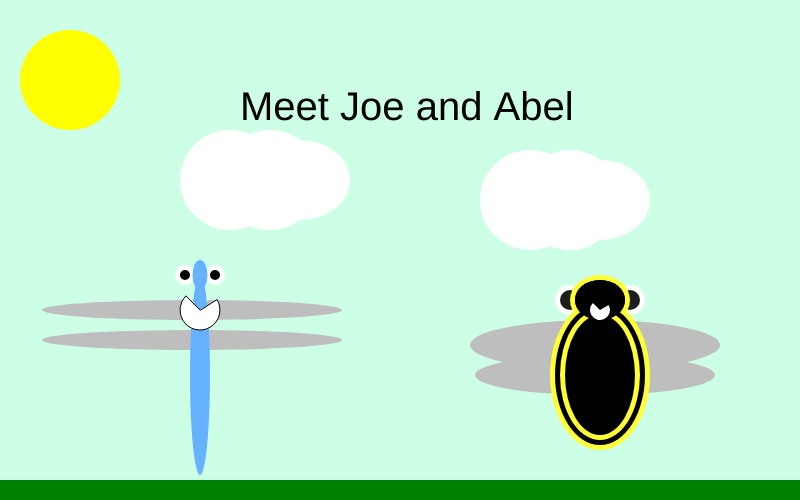
Frame 1 (no input)
Frame 60 (no input): identical to frame 1, image omitted
Frame 120 (the mouse pressed at the canvas centre since frame 60): identical to frame 1, image omitted

The p5.js sketch that drew this single still picture (run headless with seeded random() and noise() and a simulated clock; from frame 60 on, the mouse is pressed at the canvas centre):

// p5.js sketch
// ── sketch.js
/*
    mmp 310 week 1 (01/27/2019)
    Interactive Story of Joe and Abel
    By Moe Quinn
*/


function setup() {
    
    createCanvas(800, 500);
    textSize(40);

}

function draw() {
    
    background(204, 255, 229) // background color
    
    
    
    //Characater 1 on the left Joe
    //Characater 2 on the right Abel
    
    
    //Character 1 
    noStroke();
    fill(255);  // eye colors
    
    // Characater 1 
    ellipse(185, 275, 20, 20);  // Outter left eye
    
    // Characater 1 
    ellipse(215, 275, 20, 20);  // Outter right eye
    
    
    
    //Character 1 
    noStroke();
    fill(0);  // eye colors
    
    // Characater 1 
    ellipse(185, 275, 10, 10);  // left eye
    
    // Characater 1 
    ellipse(215, 275, 10, 10);  // right eye
    
    
    //Character 1 
    noStroke();
    fill(190);  // wings color   
    
    //character 1
    arc(192, 310, 300, 20, 100, PI + HALF_PI, PIE);  // top wings  
    
    //character 1
    arc(192, 340, 300, 20, 100, PI + HALF_PI, PIE);  // bottom wings
    
    
    
    //Character 1 
    noStroke();
    fill(102, 178, 255);  // head and body color
    
    // Characater 1 
    ellipse(200, 275, 15, 30);  // head
    
    // Characater 1 
    ellipse(200, 375, 20, 200);  // Body
    
    
    
    stroke(0);
    fill(255);
    
    //character 1
    arc(200, 310, 40, 40, 100, PI + QUARTER_PI, PIE);  // mouth
    
    
    
    
    //Character 2 
    noStroke();
    fill(255);  // outter eye colors
    
    // Character 2 
    ellipse(570, 300, 30, 30);  // outter left eye
    
    // Characater 2 
    ellipse(630, 300, 30, 30);  // outter right eye
    
    
    //Character 2 
    noStroke();
    fill(30);  // eye colors
    
    // Character 2 
    ellipse(570, 300, 20, 20);  // left eye
    
    // Characater 2 
    ellipse(630, 300, 20, 20);  // right eye
    
    
    
    //Character 2 
    noStroke();
    fill(190);  // wings color
    
       
    
    //character 2
    arc(595, 345, 250, 50, 100, PI + HALF_PI, PIE);  // top wings 
    
    //character 2
    arc(595, 375, 240, 40, 100, PI + HALF_PI, PIE);  // bottom wings
    
    
    //Character 2
    noStroke();
    fill(255, 255, 51);
    
    // Character 2 
    ellipse(600, 300, 60, 50);  // head
    
    // Characater 2  
    ellipse(600, 375, 100, 150);  // top Body
    
    
    
    //Character 2
    noStroke();
    fill(0);
    
    // Character 2 
    ellipse(600, 300, 50, 40); // head
    
    // Characater 2  
    ellipse(600, 375, 90, 140); // top Body
    
    
    
    //Character 2 
    noStroke();
    fill(255, 255, 51); // layer 2
    
    // Character 2 
    ellipse(600, 300, 40, 30); // head
    
    // Characater 2  
    ellipse(600, 375, 80, 130); // top Body
    
    
    
    //Character 2 
    noStroke(); 
    fill(0);  // layer 3
    
    // Character 2 
    ellipse(600, 300, 50, 40); // head
    
    // Characater 2 
    ellipse(600, 375, 70, 120);  // top Body
    
    
    //Character 2 
    noStroke(); 
    fill(255);  // mouth color
    
    //character 2
    arc(600, 310, 20, 20, 100, PI + QUARTER_PI, PIE);  // mouth
    
    
    noStroke(); 
    fill(0);  // text color
    
    
    text('Meet Joe and Abel', 240, 120); 
    //comments
    
    
    noStroke();
    fill("green");  // grass
    rect(0, 480, 800, 100);
    
    
    noStroke();
    fill("yellow");    // sun
    ellipse(70, 80, 100, 100);
    
    noStroke();
    fill("white");    // clound 1
    ellipse(270, 180, 100, 100);
    
    noStroke();
    fill("white");    // clound 1
    ellipse(300, 180, 100, 80);
    
    noStroke();
    fill("white");    // clound 1
    ellipse(230, 180, 100, 100);
    
    
    noStroke();
    fill("white");    // clound 2
    ellipse(570, 200, 100, 100);
    
    noStroke();
    fill("white");    // clound 2
    ellipse(600, 200, 100, 80);
    
    noStroke();
    fill("white");    // clound 2
    ellipse(530, 200, 100, 100);
    
}
